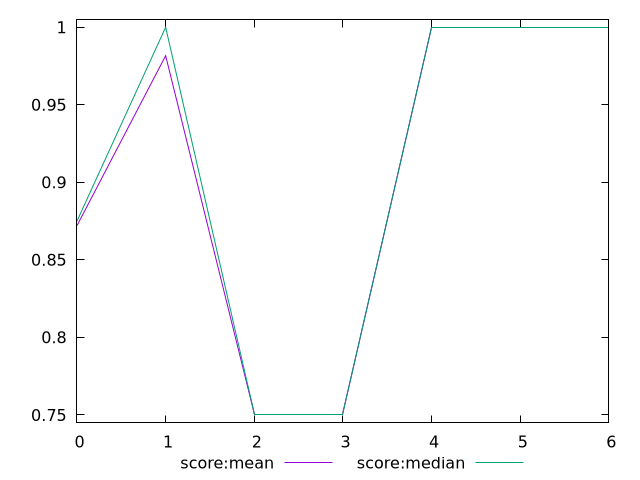

gnuplot code for this plot:
$_scoreMean <<EOF
0.8720833333333334
0.9816666666666667
0.75
0.75
1
1
1
EOF
$_scoreMedian <<EOF
0.875
1
0.75
0.75
1
1
1
EOF
set key outside below
set terminal pngcairo
set output "report_00006_2020-11-02T20-21-41.718Z/unused-css-rules/progession_score:mean_score:median.png"
set yrange [0.745:1.005]
plot $_scoreMean title "score:mean" with line ,$_scoreMedian title "score:median" with line ,
